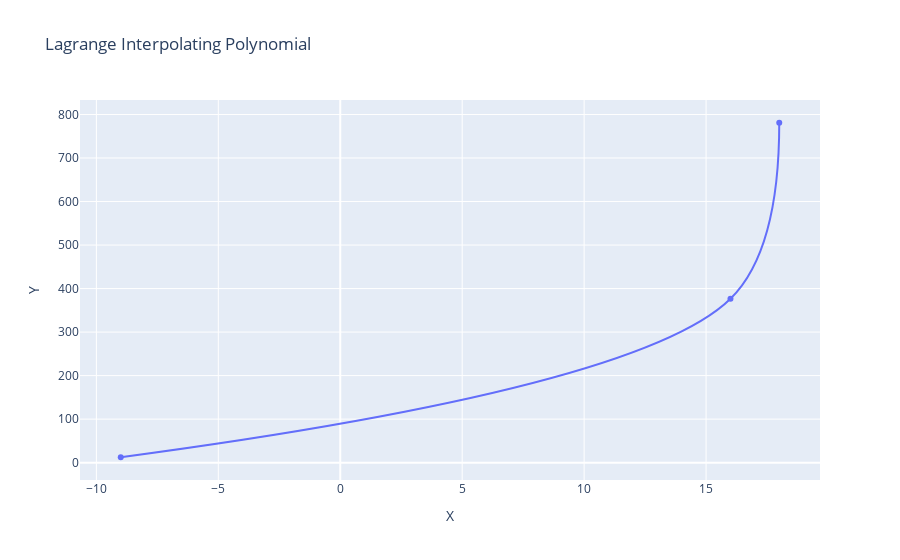

Notebook code cell kept with this figure:
### Code cell
fig = go.Figure(go.Scatter(x=x_dash, y=y_calc, line_shape='spline'))

fig.update_layout(
    title="Lagrange Interpolating Polynomial ",
    xaxis_title="X",
    yaxis_title="Y")

fig.show()

### Figure 1 — Plotly figure (JSON) as saved in the notebook; plotly's stock layout.template omitted (floating-point values rounded to 4 significant figures)
{"data": [{"line": {"shape": "spline"}, "type": "scatter", "x": [-9, 16, 18], "y": [12.4, 376.5, 781.0]}], "layout": {"autosize": true, "title": {"text": "Lagrange Interpolating Polynomial "}, "xaxis": {"autorange": true, "range": [-10.66, 19.66], "title": {"text": "X"}, "type": "linear"}, "yaxis": {"autorange": true, "range": [-51.03, 844.5], "title": {"text": "Y"}, "type": "linear"}}}
